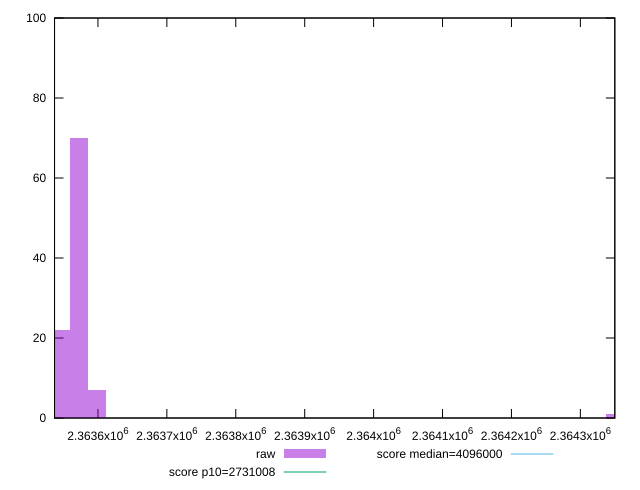

This chart was generated by the following gnuplot code:
reset

$raw <<EOF
2363572.6649102587 70
2363546.7522370117 22
2363598.5775835062 7
2364350.045107679 1
EOF

set key outside below
set boxwidth 25.912673247346966
set xrange [2363537:2364350]
set yrange [0:100]
set trange [0:100]
set style fill transparent solid 0.5 noborder

set parametric
set terminal svg size 640, 490 enhanced background rgb 'white'
set output "reprap/total-byte-weight/samples/pages+cached+noexternal+nomedia+nocss/raw/histogram.svg"

plot $raw title "raw" with boxes, \
     2731008,t title "score p10=2731008", \
     4096000,t title "score median=4096000"

reset
